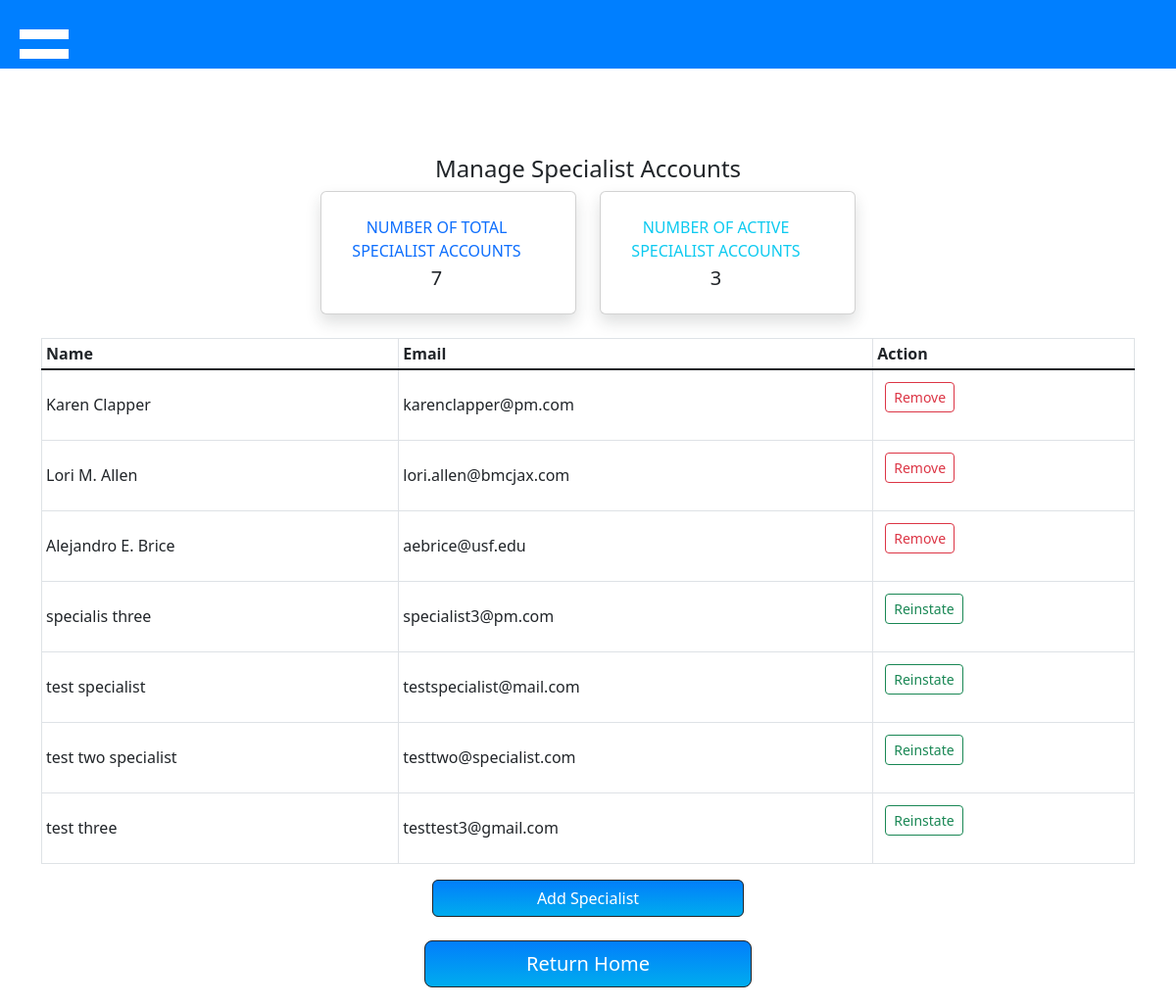
The page /manageSpecialists.php (signed in) on the database its author committed.
### tables this page shows
CREATE TABLE `users` (
  `id` int(11) NOT NULL,
  `name` varchar(200) NOT NULL,
  `email` varchar(100) NOT NULL,
  `password` varchar(200) NOT NULL,
  `role` varchar(10) NOT NULL DEFAULT 'member',
  `profile_pic` varchar(250) NOT NULL DEFAULT 'default.jpg',
  `userStatus` varchar(10) NOT NULL DEFAULT 'active'
);

### manageSpecialists.php (the view, shortened to what this page needs)
<?php
require("project_connection.php");
require("navbar_admin.php");
try {
  $sql = "SELECT * FROM `users` where role= 'specialist' ORDER BY userStatus ";
  $result = $db->query($sql);
  $rows = $result->fetchAll();
  $sql2 = "SELECT COUNT(*) FROM `users` where `userStatus` = 'active' AND role= 'specialist'";
  $countResult = $db->query($sql2);
  $count = $countResult->fetchColumn();
} catch (PDOException $e) {
  echo $e->getMessage();
  die();
}
?>
<!DOCTYPE html>
<html lang="en">
<head>
  <link href="./assets/dist/css/bootstrap.min.css" rel="stylesheet">
</head>
<body>
  <br><br><br>
  <div class='container-lg'>
    <h4 class="mt-3 mb-2 mx-auto text-center"> Manage Specialist Accounts</h4>
    <div class="row">
      <div class="col-xl-3 col-md-6 mb-4 ms-auto">
        <div class="card border-left-primary shadow h-100 py-2">
          <div class="card-body">
            <div class="row no-gutters align-items-center">
              <div class="col mr-2">
                <div class="text-xs font-weight-bold text-primary text-uppercase mb-1 text-center">
                  Number of total Specialist Accounts</div>
                <div class="h5 mb-0 font-weight-bold text-gray-800 text-center"><?php echo count($rows) ?> </div>
              </div>
            </div>
          </div>
        </div>
      </div>
      <div class="col-xl-3 col-md-6 mb-4 me-auto">
        <div class="card border-left-primary shadow h-100 py-2">
          <div class="card-body">
            <div class="row no-gutters align-items-center">
              <div class="col mr-2">
                <div class="text-xs font-weight-bold text-info text-uppercase mb-1 text-center">
                  Number of active specialist accounts</div>
                <div class="h5 mb-0 font-weight-bold text-gray-800 text-center"><?php echo $count; ?> </div>
              </div>
            </div>
          </div>
        </div>
      </div>
      <div class="table-responsive text-center">
        <table class="table table-bordered table-sm">
          <thead>
            <tr>
              <th scope="col">Name</th>
              <th scope="col">Email</th>
              <th scope="col">Action</th>
            </tr>
          </thead>
          <tbody class="table-group-divider table align-middle">
            <?php
            foreach ($rows as $row) {
            ?>
              <tr>
                <td><?php echo $row['name']; ?></td>
                <td style="white-space: pre-line;"><?php echo $row['email']; ?></td>
                <td>
                  <form>
                    <?php
                    if ($row['userStatus'] == 'active')
                      echo "<input type='submit' name='removeUser' class='btn btn-outline-danger btn-sm' value='Remove'/>";
                    else
                      echo "<input type='submit' name='reinstateUser' class='btn btn-outline-success btn-sm' value='Reinstate'/>";
                    ?>
                  </form>
                </td>
              </tr>
            <?php
            }
            ?>
          </tbody>
        </table>
      </div>
      <div style="width:30%; margin-left:auto; margin-right:auto;" class="text-center">
      <a class='btn btn-dark d-block ' style="background-image: linear-gradient(0deg, rgb(0, 172, 238) 0%, rgb(2, 126, 251) 100%);" href="add_specialist_form.php">Add Specialist</a>
      </div>
    </div>
    <br>
    <div style="width:30%; margin-left:auto; margin-right:auto; margin-bottom:20px;">
      <a class='btn btn-dark btn-lg d-block' style="background-image: linear-gradient(0deg, rgb(0, 172, 238) 0%, rgb(2, 126, 251) 100%);" href="<?php if (isset($_SESSION['userType'])) {
                                                                                                                                                  if ($_SESSION['userType'] == "member")
                                                                                                                                                    echo 'memberDashboard.php';
                                                                                                                                                  else if ($_SESSION['userType'] == "admin")
                                                                                                                                                    echo 'adminDashboard.php';
                                                                                                                                                  else if ($_SESSION['userType'] == "specialist")
                                                                                                                                                    echo 'specialistDashboard.php';
                                                                                                                                                } else
                                                                                                                                                  echo 'homepage.php'; ?>">Return Home</a>
    </div>
  </div>
</body>
</html>

### rows shown on the page
users: name "Karen Clapper", email "karenclapper@pm.com"
users: name "Lori M. Allen", email "lori.allen@bmcjax.com"
users: name "Alejandro E. Brice", email "aebrice@usf.edu"
users: name "specialis three", email "specialist3@pm.com"
users: name "test specialist", email "testspecialist@mail.com"
users: name "test two specialist", email "testtwo@specialist.com"
users: name "test three", email "testtest3@gmail.com"

### other values the page prints
count($rows) "7"
$count "3"
